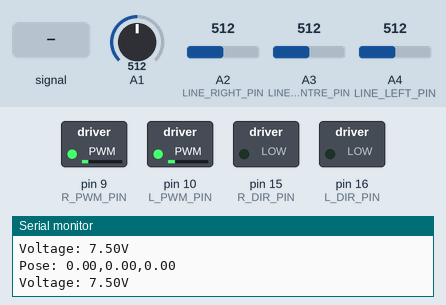
Bench run of a sketch on a simulated Arduino Mega 2560, built with avr-gcc and run on an emulated ATmega2560. Parts: switched loads named in the sketch (green lamp = pin HIGH), the last lines printed to the serial monitor. The test bench sets the inputs (shaded band); at power-on: A2 (LINE_RIGHT_PIN) = 512, A3 (LINE_CENTRE_PIN) = 512, A1 = 512, A4 (LINE_LEFT_PIN) = 512.

Above: at 2.29 s.
2.3 s: A2 (LINE_RIGHT_PIN) set to 803
5.3 s: A2 (LINE_RIGHT_PIN) set to 820
At 6.74 s:
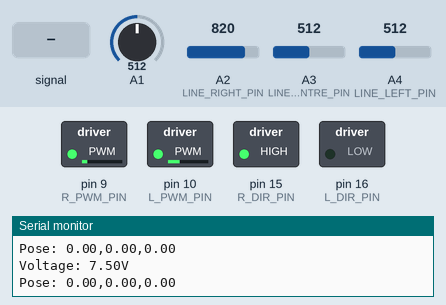
8.3 s: A4 (LINE_LEFT_PIN) fed a 200 Hz sine of ±460 counts around its level
At 11.19 s:
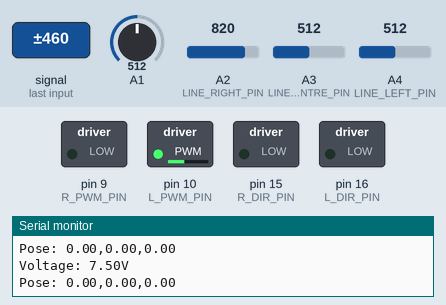
11.3 s: A3 (LINE_CENTRE_PIN) set to 716
At 11.49 s:
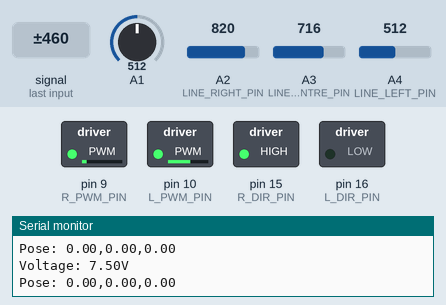
14.3 s: A1 set to 716
At 14.62 s:
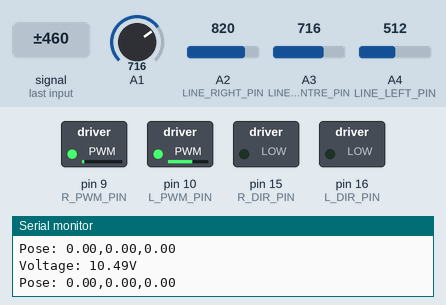
17.3 s: A3 (LINE_CENTRE_PIN) set to 306
Timing chart, 0 to 27.7 s (numbered marks = the images above; inputs shaded):
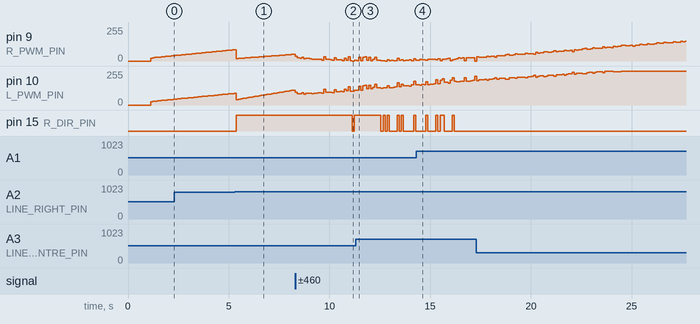

The sketch:

assessment_1.ino
```cpp
/*
       @@@@@@@@@@@&*           %@@@@@%       @@@@@@@@@    @@@@@@@@@  @@@@@@@@
       @@@@@@@@@@@@@@@     #@@@@@@@@@@@@    @@@@@@@@@@   @@@@@@@@@* @@@@@@@@@
       @@@@@@   @@@@@@   /@@@@@%  .@@@@@@    @@@/@@@@@ @@@@@@@@@@    @@@@@@
      &@@@@@##&@@@@@@   @@@@@@(   @@@@@@@   @@@,.@@@@@@@@,.@@@@@    @@@@@@
      @@@@@@@@@@@@@    &@@@@@@    @@@@@@   @@@@  @@@@@@@  @@@@@    (@@@@@
     @@@@@@  @@@@@@*   @@@@@@    @@@@@@   .@@@   @@@@@#  @@@@@@    @@@@@&
   @@@@@@@@   @@@@@@%  .@@@@@@@@@@@@@    @@@@@%  @@@@  @@@@@@@@  @@@@@@@@
  %@@@@@@@&   @@@@@@     #@@@@@@@@      @@@@@@   @@@   @@@@@@@/ @@@@@@@@%

  Provided by Paul O'Dowd Oct 2020
*/

// The following files should all appear in
// tabs above.
#include "lineSensor.h"
#include "encoders.h"
#include "kinematics.h"
#include "motor.h"
#include "pid.h"

// You may need to change these depending on how you wire
// in your line sensor.
#define LINE_LEFT_PIN A4   // Pin for the left line sensor
#define LINE_CENTRE_PIN A3 // Pin for the centre line sensor
#define LINE_RIGHT_PIN A2  // Pin for the right line sensor

#define L_PWM_PIN 10
#define L_DIR_PIN 16
#define R_PWM_PIN  9
#define R_DIR_PIN 15

#define LED_TX 30
#define LED_RX 17

lineSensor_c line_left( LINE_LEFT_PIN );     // Create a line sensor object for the left sensor
lineSensor_c line_centre( LINE_CENTRE_PIN ); // Create a line sensor object for the centre sensor
lineSensor_c line_right( LINE_RIGHT_PIN );   // Create a line sensor object for the right sensor

motor_c left_motor( L_PWM_PIN, L_DIR_PIN );
motor_c right_motor( R_PWM_PIN, R_DIR_PIN );

const float Kp_left = 0.05f;  // Proportional gain
const float Kd_left = -0.3f;  // Derivative gain
const float Ki_left = 0.003f; // Integral gain
PID_c left_PID( Kp_left, Ki_left, Kd_left ); // controller for left wheel

const float Kp_right = 0.045f; // Proportional gain
const float Kd_right = -0.3f;  // Derivative gain
const float Ki_right = 0.003f; // Integral gain
PID_c right_PID( Kp_right, Ki_right, Kd_right ); // controller for right wheel

const float Kp_heading = 600.0f; // Proportional gain
const float Kd_heading = 0.0f;   // Derivative gain
const float Ki_heading = 0.0f;   // Integral gain
PID_c heading_PID( Kp_heading, Ki_heading, Kd_heading ); // controller for heading

kinematics_c pose;

long prev_loop_left_count, prev_loop_right_count;

// States
#define STATE_DRIVE_FORWARDS    0
#define STATE_FOLLOW_LINE       1
#define STATE_CHECK_RIGHT_ANGLE 2
#define STATE_UTURN             3
#define STATE_RETURN_HOME       4
#define STATE_DONE              5

int state;

// Time periods in milliseconds for loop updates
#define PID_UPDATE_PERIOD 100
#define POSE_UPDATE_PERIOD 50

unsigned long pid_update_millis = 0;
unsigned long pose_update_millis = 0;
float demand_left, demand_right;

// Sub-states for right angle check
#define TURNING_RIGHT  0
#define TURNING_LEFT   1
#define TURNING_CENTRE 2

int right_angle_state;
float original_theta;

// Demand value used when driving forward or
// turning on the spot.
#define FORWARD_DEMAND 500.0f

// Thresholds in radians used to check if we
// are 'close enough' to an angle
#define ANGLE_THRESHOLD 0.05f
#define HOME_ANGLE_THRESHOLD 0.2f

// When on the line, forward bias is comprised
// of a constant component and a component that
// varies with confidence.
#define CONFIDENCE_POWER 200.0f
#define CONSTANT_POWER 200.0f

// Sizes in encoder counts
#define HOME_AREA_SIZE 200
#define MAX_LINE_BREAK_SIZE 400

// Rate to increase/decrease confidence when
// on/off the line.
#define CONFIDENCE_INCREASE 0.005f
#define CONFIDENCE_DECREASE 0.3f

// If the total line sensor readings are less than
// this value, m will default to 0.
#define M_MINIMUM_COUNT 300

float confidence;

// Number of updates before the line is considered lost
#define LOST_LINE_THRESHOLD 3
int lost_line_count;

float line_end_x;
float line_end_y;

bool crossing_line_break;
bool line_break_crossed;
bool stopped;

// Setup, only runs once when the power
// is turned on.  However, if your Romi
// gets reset, it will run again.
void setup() {

  // Start up the serial port.
  Serial.begin( 9600 );

  // Delay to connect properly.
  delay( 1000 );

  // Print a debug, so we can see a reset on monitor.
  Serial.println( "***RESET***" );

  // Calibrate the line sensors
  line_left.calibrate();
  line_centre.calibrate();
  line_right.calibrate();

  // Setup the encoders and timer
  setupEncoder1();
  setupEncoder0();
  setupTimer3();

  // Initialise global variables
  prev_loop_left_count = 0;
  prev_loop_right_count = 0;

  demand_left = 0.0f;
  demand_right = 0.0f;

  confidence = 0.0f;

  state = STATE_DRIVE_FORWARDS;

  lost_line_count = 0;

  line_break_crossed = false;
  crossing_line_break = false;
  stopped = false;
}

/* Calculate the m value, representing how centred
 * on the line the Romi currently is. Due to occasional
 * negative values from the calibrated line sensors, the
 * value is manually capped to -1 to 1.
 */
float calculateM() {
  int left = line_left.read();
  int centre = line_centre.read();
  int right = line_right.read();
  float total = left + right + centre;
  float m = 0;
  if ( total > M_MINIMUM_COUNT ) {
    float l_norm = left / total;
    float r_norm = right / total;
    m = r_norm - l_norm;
    if ( m > 1.0f ) m = 1.0f;
    if ( m < -1.0f ) m = -1.0f;
  }

  return m;
}

/* Ensure an angle is in the range -PI to PI.
*/
float wrapAngle( float theta ) {
  while ( theta > M_PI || theta < -M_PI ) {
    if ( theta > M_PI ) theta -= 2.0f * M_PI;
    if ( theta < -M_PI ) theta += 2.0f * M_PI;
  }
  return theta;
}

/* Change the state, and also reset the confidence
 * and PID integrals.
 */
void changeState( int new_state ) {
  state = new_state;
  confidence = 0.0f;
  left_PID.reset();
  right_PID.reset();
}

/* Find the change in encoder counts since the last
 * call, and use them to update the kinematics.
 */
void updatePose() {
  int left_change = left_count - prev_loop_left_count;
  int right_change = right_count - prev_loop_right_count;

  prev_loop_left_count = left_count;
  prev_loop_right_count = right_count;

  pose.update( left_change, right_change );
}

/* Read the current voltage of the Romi batteries,
 * as described in the supplementary lab.
 */
float readVoltage() {
  int batlev = analogRead( A1 );
  float voltage = batlev * ( 5.0f / 1024.0f ) * 3.0f;
  return voltage;
}

/* This function uses the heading PID to calculate the
 * turn bias for the motors. When returning home, this
 * is based on the angle difference needed to face home,
 * and when following the line this is based on the m-value.
 */
float getTurnDemand() {
  float turn_demand = 0.0f;
  if ( state == STATE_RETURN_HOME ) {
    float dx = -pose.x;
    float dy = -pose.y;
    float required_angle = atan2f( dy, dx );
    if ( required_angle - pose.theta > M_PI ) required_angle -= 2 * M_PI;
    if ( required_angle - pose.theta < -M_PI ) required_angle += 2 * M_PI;
    turn_demand = heading_PID.update( required_angle, pose.theta );
  } else if ( state == STATE_FOLLOW_LINE ) {
    turn_demand = heading_PID.update( 0, calculateM() );
  }
  return turn_demand;
}

/* Increase the confidence when on the line, decrease the
 * confidence when off of it. Also update the number of
 * updates since the line was lost.
 */
void adjustConfidence() {
  confidence += CONFIDENCE_INCREASE;

  if ( !line_centre.onLine() && !line_left.onLine() && !line_right.onLine() ) {
    lost_line_count += 1;
    confidence -= CONFIDENCE_DECREASE;
    if ( confidence < 0.0f ) confidence = 0.0f;
  } else {
    lost_line_count = 0;
  }
}

// The main loop of execution.  This loop()
// function is automatically called every
// time it finishes.  You should try to write
// your code to take advantage of this looping
// behaviour.
void loop() {

  // Store the millis value so we don't keep
  // calling it for every check.
  unsigned long this_millis = millis();

  /* The POSE_UPDATE handles updating the kinematics and also
     prints the pose and battery voltage to serial.
   */
  if ( this_millis > pose_update_millis + POSE_UPDATE_PERIOD ) {

    updatePose();
    Serial.print( "Pose: " );
    Serial.print( pose.x );
    Serial.print( ',' );
    Serial.print( pose.y );
    Serial.print( ',' );
    Serial.println( pose.theta );

    float voltage = readVoltage();
    Serial.print( "Voltage: " );
    Serial.print( voltage );
    Serial.println( 'V' );

    pose_update_millis = this_millis;
  }

  /* The PID_UPDATE handles updating the PIDs for the motors,
   * and also adjusts the confidence and outputs the current
   * line sensor states to the LEDs
   */
  if ( this_millis > pid_update_millis + PID_UPDATE_PERIOD ) {

    if ( !stopped ) {
      float turn_demand = getTurnDemand();
      float output_left = left_PID.update( demand_left - turn_demand, left_speed );
      float output_right = right_PID.update( demand_right + turn_demand, right_speed );

      left_motor.setPower( output_left );
      right_motor.setPower( output_right );
    } else {
      left_motor.setPower( 0 );
      right_motor.setPower( 0 );
    }

    adjustConfidence();

    // Show the line sensor states on the three LEDs
    digitalWrite( LED_BUILTIN, ( line_centre.onLine() ) ? HIGH : LOW );
    digitalWrite( LED_TX, ( line_left.onLine() ) ? LOW : HIGH );
    digitalWrite( LED_RX, ( line_right.onLine() ) ? LOW : HIGH );

    pid_update_millis = this_millis;
  }

  // Based on the value of STATE variable,
  // run code for the appropriate robot behaviour.

  /* The DRIVE_FORWARDS state simply command the Romi to
   * drive straight, until any of the line sensors detect
   * a line. It also has a special check if the Romi is
   * currently trying to cross a line break, to switch to
   * a u-turn if it can't find the line again.
   */
  if ( state == STATE_DRIVE_FORWARDS ) {
    demand_left = FORWARD_DEMAND;
    demand_right = FORWARD_DEMAND;
    if ( crossing_line_break ) {
      float dx = pose.x - line_end_x;
      float dy = pose.y - line_end_y;
      if ( abs(dx) + abs(dy) > MAX_LINE_BREAK_SIZE ) {
        original_theta = pose.theta;
        changeState( STATE_UTURN );
      }
    }
    if ( line_left.onLine() || line_centre.onLine() || line_right.onLine() ) {
      if ( crossing_line_break ) {
        line_break_crossed = true;
        crossing_line_break = false;
      }
      changeState( STATE_FOLLOW_LINE );
    }
  /* The FOLLOW_LINE state follows the line using the heading
   * PID and the m-value, with an increasing confidence if it
   * stays on the line. If it loses the line for more than
   * LOST_LINE_THRESHOLD consecutive updates, it switches to
   * the right angle checking behaviour.
   */
  } else if ( state == STATE_FOLLOW_LINE ) {
    bool left = line_left.onLine();
    bool centre = line_centre.onLine();
    bool right = line_right.onLine();

    if ( !centre && !left && !right && lost_line_count >= LOST_LINE_THRESHOLD ) {
      changeState( STATE_CHECK_RIGHT_ANGLE );
      right_angle_state = TURNING_RIGHT;
      original_theta = pose.theta;
    } else {
      demand_left = CONFIDENCE_POWER * confidence + CONSTANT_POWER;
      demand_right = CONFIDENCE_POWER * confidence + CONSTANT_POWER;
    }
  /* The CHECK_RIGHT_ANGLE state first turns 90 degrees to the right,
   * then 90 degrees to the left. If it finds the line at any point,
   * it switches back to the line follow state. If it doesn't find the
   * line, it will either attempt to cross the line break, or switch to
   * returning home if this has already been done.
   */
  } else if ( state == STATE_CHECK_RIGHT_ANGLE ) {

    if ( right_angle_state == TURNING_RIGHT ) {
      demand_left = FORWARD_DEMAND;
      demand_right = -FORWARD_DEMAND;

      if ( abs( ( wrapAngle( original_theta - M_PI_2 ) ) - pose.theta ) < ANGLE_THRESHOLD ) {
        right_angle_state = TURNING_LEFT;
      }
    } else if ( right_angle_state == TURNING_LEFT ) {
      demand_left = -FORWARD_DEMAND;
      demand_right = FORWARD_DEMAND;

      if ( abs( ( wrapAngle( original_theta + M_PI_2 ) ) - pose.theta ) < ANGLE_THRESHOLD ) {
        if ( line_break_crossed ) {
          changeState( STATE_RETURN_HOME );
        } else {
          right_angle_state = TURNING_CENTRE;
        }
      }
    } else if ( right_angle_state == TURNING_CENTRE ) {
      demand_left = FORWARD_DEMAND;
      demand_right = -FORWARD_DEMAND;

      if ( abs( original_theta - pose.theta ) < ANGLE_THRESHOLD ) {
        changeState( STATE_DRIVE_FORWARDS );
        crossing_line_break = true;
        line_end_x = pose.x;
        line_end_y = pose.y;
      }
    }

    if ( line_centre.onLine() ) {
      changeState( STATE_FOLLOW_LINE );
    }
  /* The UTURN state is fairly simple, it simply turns the Romi left
   * until it has reached 180 degrees away from it's previous angle,
   * then switches to driving forwards.
   */
  } else if ( state == STATE_UTURN ) {
    demand_left = -FORWARD_DEMAND;
    demand_right = FORWARD_DEMAND;

    if ( abs( ( wrapAngle( original_theta - M_PI ) ) - pose.theta ) < ANGLE_THRESHOLD ) {
      crossing_line_break = false;
      changeState( STATE_DRIVE_FORWARDS );
    }
  /* The RETURN_HOME state first uses the heading PID in combination
   * with the required angle to face (0, 0) to turn towards home. Once
   * it is close enough to the right direction, it begins driving
   * forwards, but the heading controller will still add a turning bias
   * to correct its course. Once it's very close, it stops.
   */
  } else if ( state == STATE_RETURN_HOME ) {
    float dx = -pose.x;
    float dy = -pose.y;
    float dtheta = wrapAngle( atan2f( dy, dx ) - pose.theta );
    if ( abs( dtheta ) > HOME_ANGLE_THRESHOLD ) {
      demand_left = 0.0f;
      demand_right = 0.0f;
    } else {
      if ( demand_left == 0.0f ) {
        left_PID.reset();
        right_PID.reset();
        demand_left = FORWARD_DEMAND;
        demand_right = FORWARD_DEMAND;
      }
    }

    if ( abs( dx ) + abs( dy ) < HOME_AREA_SIZE ) {
      stopped = true;
      changeState( STATE_DONE );
    }

  } else if ( state == STATE_DONE ) {
    // Do nothing!
  } else {
    Serial.print( "System Error, Unknown state: " );
    Serial.println( state );
  }

}
```

kinematics.h
```cpp
#ifndef _KINEMATICS_H
#define _KINEMATICS_H

#include <math.h>

#define WHEEL_SEPARATION 950.0f

class kinematics_c {
  public:

    float x;
    float y;
    float theta;

    // Function Prototypes
    kinematics_c(); // Constructor
    void update( int left_change, int right_change ); // Update kinematics


}; // End of class definition.


kinematics_c::kinematics_c() {
  x = 0.0f;
  y = 0.0f;
  theta = 0.0f;
} // end of constructor.

// Routine to execute the update to
// kinematics
void kinematics_c::update( int left_change, int right_change ) {
  int distance = ( left_change + right_change ) / 2;
  x += distance * cosf( theta );
  y += distance * sinf( theta );
  theta += ( right_change - left_change ) / WHEEL_SEPARATION;
  if ( theta > M_PI ) theta -= 2.0f * M_PI;
  if ( theta < -M_PI ) theta += 2.0f * M_PI;
}


#endif
```

lineSensor.h
```cpp
#ifndef _LINESENSOR_H
#define _LINESENSOR_H

#ifndef LINE_THRESHOLD
#define LINE_THRESHOLD 300
#endif

class lineSensor_c {

  public:

    int pin;
    int bias;

    // Constructor, accepts a pin number as
    // argument and sets this as input.
    lineSensor_c( int which_pin ) {

      // Record which pin we used.
      pin = which_pin;

      bias = 0;

      // Set this pin to input.
      pinMode( pin, INPUT );
    };


    // This calibrates the line sensor so that
    // the material currently under it is at 0.
    void calibrate() {
      float value = 0;

      // We do 100 readings and take an average.
      for ( int i = 0; i < 100; i++ ) {
        value += analogRead( pin );
      }

      value /= 100;
      bias = value;
    }

    int read() {
      return analogRead( pin ) - bias;
    }

    int readRaw() {
      return analogRead( pin );
    }


    // Checks if the sensor is currently
    // on a line.
    boolean onLine() {

      if ( this->read() > LINE_THRESHOLD ) {
          return true;
      }

      return false;
    }

};

#endif
```

motor.h
```cpp
#ifndef _MOTOR_H
#define _MOTOR_H

#define DIR_FWD LOW
#define DIR_BWD HIGH

// A class to neatly contain commands for the
// motors, to take care of +/- values, a min/max
// power value, & pin setup.

class motor_c {
  int pin_dir;
  int pin_pwm;

  public:

    // This is a function prototype.
    // The actual function is written outside
    // of the class (see below).
    motor_c( int which_pin_pwm, int which_pin_dir );
    void setPower( int power );
};

// The constructor assigns the pins and sets
// them as outputs.
motor_c::motor_c( int which_pin_pwm, int which_pin_dir ) {
  pin_pwm = which_pin_pwm;
  pin_dir = which_pin_dir;
  pinMode( pin_pwm, OUTPUT );
  pinMode( pin_dir, OUTPUT );
}

void motor_c::setPower( int power ) {

  if ( power > 255 || power < -255 ) {
    Serial.println( "motor_c::setPower: bad power value" );
    return;
  }

  int dir = ( power < 0 ) ? DIR_BWD : DIR_FWD;
  if ( power < 0 ) power = -power;

  digitalWrite( pin_dir, dir );
  analogWrite( pin_pwm, power );
}

#endif
```

Source omitted: encoders.h (9365 bytes), pid.h (3564 bytes)

Measured:
- the behaviour switches between 812 and 813 on A2 (LINE_RIGHT_PIN) (found by bisection; images 0 and 1)
- after the input at 5.3 s, pin 15 (R_DIR_PIN): LOW → HIGH after 0.08 s
- after the input at 8.3 s, pin 15 (R_DIR_PIN): HIGH → LOW after 2.8 s, → HIGH 0.10 s later
